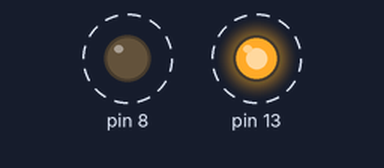
This sketch was run on a simulated Arduino Uno, built with avr-gcc and run on an emulated ATmega328P. Parts: output pins drawn as LEDs (lit = HIGH). Dashed ring = blinking. What the sketch prints to the serial monitor is not drawn.

Above: at 0.12 s.
Timing chart, 0 to 3.0 s (numbered marks = the images above):
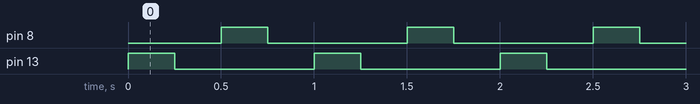

Measured:
- by itself, pin 8, pin 13: alternates HIGH for 0.25 s and LOW for 0.75 s
- by itself, everything shown: repeats every 1.0 s, in 4 steps

The sketch:

LED_BLINK2.ino
```cpp
const uint8_t LED_PIN1 = 13u;
const uint8_t LED_PIN2 = 8u;

void setup() {
  pinMode(LED_PIN1, OUTPUT);
  pinMode(LED_PIN2, OUTPUT);
  Serial.begin(115200u);
}

void loop() {
  digitalWrite(LED_PIN1, HIGH);
  Serial.println("LED1 ON");
  delay(250);

  digitalWrite(LED_PIN1, LOW);
  Serial.println("LED1 OFF");
  delay(250);

  digitalWrite(LED_PIN2, HIGH);
  Serial.println("LED2 ON");
  delay(250);

  digitalWrite(LED_PIN2, LOW);
  Serial.println("LED2 OFF");
  delay(250);
}
```
